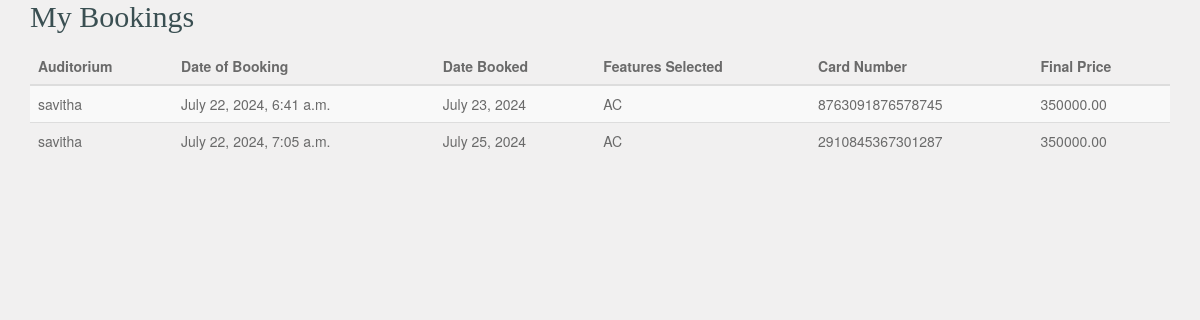
The page /user_my_bookings/ (signed in) on the database as committed earlier.
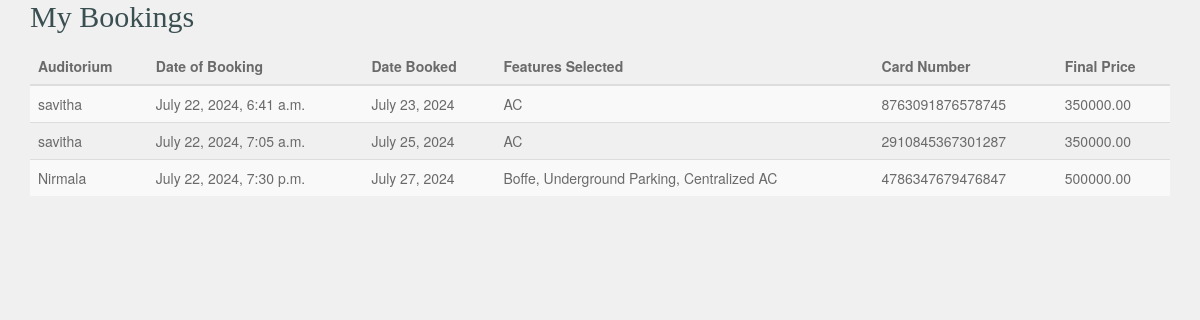
The same page on the database as committed later.
### auditorium/models.py (models this page shows, shortened)
class BookingHistory(models.Model):
    auditorium = models.ForeignKey(Auditorium, on_delete=models.CASCADE)
    user = models.ForeignKey(settings.AUTH_USER_MODEL, on_delete=models.CASCADE)
    date_booked = models.DateField()
    date_of_booking = models.DateTimeField(auto_now_add=True)
    features_selected = models.TextField()  # To store a comma-separated list of features
    final_price = models.DecimalField(max_digits=10, decimal_places=2)
    card_number = models.CharField(max_length=16)
    cvv = models.CharField(max_length=4)
    admin_amount = models.DecimalField(max_digits=10, decimal_places=2, editable=False)

class Auditorium(models.Model):
    user = models.ForeignKey(User, on_delete=models.CASCADE)
    location = models.CharField(max_length=255)
    capacity = models.IntegerField()
    features = models.ManyToManyField('Feature', related_name='auditoriums', blank=True)
    price = models.DecimalField(max_digits=10, decimal_places=2)
    images = models.ImageField(upload_to='auditorium_images/', blank=True, default='../static/images/blue_mac2.jpg')
    approved = models.BooleanField(default=False)  # Ensure this field exists

class User(AbstractBaseUser, PermissionsMixin):
    username = models.CharField(max_length=150, unique=True)
    email = models.EmailField(unique=True)
    role = models.CharField(max_length=50, blank=True, null=True)
    is_staff = models.BooleanField(default=False)
    is_active = models.BooleanField(default=True)
    groups = models.ManyToManyField(Group, related_name='custom_user_groups')
    user_permissions = models.ManyToManyField(Permission, related_name='custom_user_permissions')
    objects = CustomUserManager()
    USERNAME_FIELD = 'email'
    REQUIRED_FIELDS = ['username']

### auditorium/views.py (the view)
# urls.py: path('user_my_bookings/', views.user_my_bookings, name='user_my_bookings'),
@login_required
def user_my_bookings(request):
    bookings = BookingHistory.objects.filter(user=request.user)
    context = {
        'bookings': bookings
    }
    return render(request, 'user_my_bookings.html', context)

### auditorium/templates/user_my_bookings.html (shortened to what this page needs)
<!DOCTYPE html>
<html lang="en-US">
<head>
    <link rel="stylesheet" href="../static/css/bootstrap.min.css">
    <link rel="stylesheet" href="../static/css/font-awesome.min.css">
    <link rel="stylesheet" href="../static/css/style.css" media="screen"/>
</head>
<body>
    <div class="container">
        <h2>My Bookings</h2>
        <table class="table table-striped">
            <thead>
                <tr>
                    <th>Auditorium</th>
                    <th>Date of Booking</th>
                    <th>Date Booked</th>
                    <th>Features Selected</th>
                    <th>Card Number</th>
                    <th>Final Price</th>
                </tr>
            </thead>
            <tbody>
                {% for booking in bookings %}
                    <tr>
                        <td>{{ booking.auditorium.user.username }}</td>
                        <td>{{ booking.date_of_booking }}</td>
                        <td>{{ booking.date_booked }}</td>
                        <td>{{ booking.features_selected }}</td>
                        <td>{{ booking.card_number }}</td>
                        <td>{{ booking.final_price }}</td>
                    </tr>
                {% empty %}
                    <tr>
                        <td colspan="6">No bookings found.</td>
                    </tr>
                {% endfor %}
            </tbody>
        </table>
    </div>
</body>
</html>

### auditorium/static/css/style.css (style rules this page uses)
* { outline: none !important; }
html { -webkit-font-smoothing: antialiased; text-rendering: optimizeLegibility; -webkit-text-size-adjust: none; -ms-text-size-adjust: none; overflow-y: scroll; }
body { color: #6a6a6a; background: #f1f0f0; }
h1, h2, h3, h4, h5, h6 { margin: 0 0 15px 0; color: #3A4F52; font-family: 'Alegreya Sans'; }

Rows that differ between the two databases and show on the page:
added BookingHistory: auditorium.user.username "Nirmala", date_of_booking "July 22, 2024, 7:30 p.m.", date_booked "July 27, 2024", features_selected "Boffe, Underground Parking, Centralized AC", card_number "4786347679476847", final_price "500000.00"
